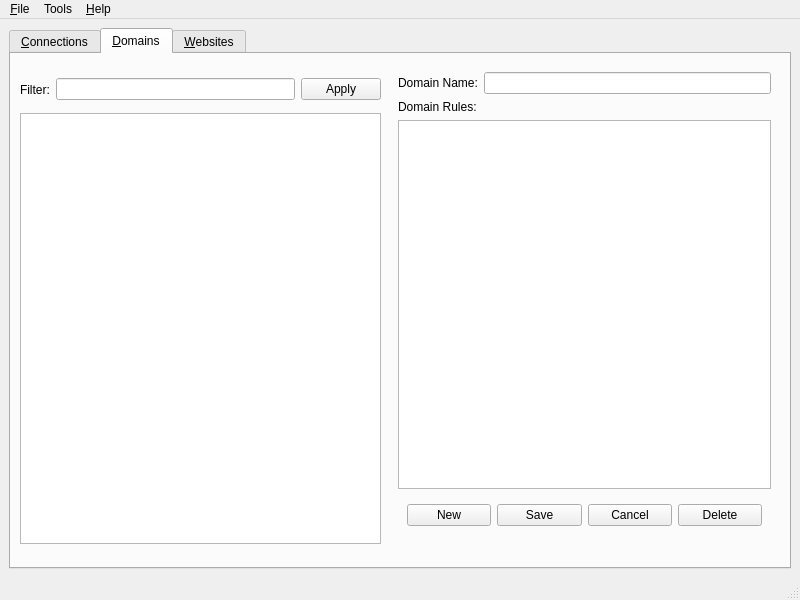
<?xml version="1.0" encoding="UTF-8"?>
<ui version="4.0">
 <class>MainWindow</class>
 <widget class="QMainWindow" name="MainWindow">
  <property name="geometry">
   <rect>
    <x>0</x>
    <y>0</y>
    <width>800</width>
    <height>600</height>
   </rect>
  </property>
  <property name="windowTitle">
   <string>MainWindow</string>
  </property>
  <widget class="QWidget" name="centralwidget">
   <layout class="QHBoxLayout" name="horizontalLayout">
    <item>
     <widget class="QTabWidget" name="tabWidget">
      <property name="enabled">
       <bool>true</bool>
      </property>
      <property name="tabPosition">
       <enum>QTabWidget::North</enum>
      </property>
      <property name="tabShape">
       <enum>QTabWidget::Rounded</enum>
      </property>
      <property name="currentIndex">
       <number>1</number>
      </property>
      <widget class="QWidget" name="tab_connections">
       <attribute name="title">
        <string>&amp;Connections</string>
       </attribute>
       <attribute name="toolTip">
        <string>&lt;!DOCTYPE HTML PUBLIC &quot;-//W3C//DTD HTML 4.0//EN&quot; &quot;http://www.w3.org/TR/REC-html40/strict.dtd&quot;&gt;
&lt;html&gt;&lt;head&gt;&lt;meta name=&quot;qrichtext&quot; content=&quot;1&quot; /&gt;&lt;style type=&quot;text/css&quot;&gt;
p, li { white-space: pre-wrap; }
&lt;/style&gt;&lt;/head&gt;&lt;body style=&quot; font-family:'Ubuntu'; font-size:11pt; font-weight:400; font-style:normal;&quot;&gt;
&lt;p style=&quot; margin-top:0px; margin-bottom:0px; margin-left:0px; margin-right:0px; -qt-block-indent:0; text-indent:0px;&quot;&gt;Connect to Snap! and Cassandra servers.&lt;/p&gt;
&lt;p style=&quot;-qt-paragraph-type:empty; margin-top:0px; margin-bottom:0px; margin-left:0px; margin-right:0px; -qt-block-indent:0; text-indent:0px;&quot;&gt;&lt;/p&gt;
&lt;p style=&quot; margin-top:0px; margin-bottom:0px; margin-left:0px; margin-right:0px; -qt-block-indent:0; text-indent:0px;&quot;&gt;&lt;span style=&quot; font-size:9pt;&quot;&gt;Note: You need to be connected to the Cassandra cluster in order to access the domain and website settings.&lt;/span&gt;&lt;/p&gt;&lt;/body&gt;&lt;/html&gt;</string>
       </attribute>
       <layout class="QGridLayout" name="gridLayout_3">
        <item row="0" column="0">
         <widget class="QFrame" name="verticalFrame">
          <property name="minimumSize">
           <size>
            <width>0</width>
            <height>20</height>
           </size>
          </property>
          <layout class="QVBoxLayout" name="verticalLayout">
           <item>
            <layout class="QGridLayout" name="gridLayout">
             <item row="1" column="1">
              <widget class="QLineEdit" name="snapServerHost">
               <property name="text">
                <string>192.168.1.1</string>
               </property>
              </widget>
             </item>
             <item row="2" column="1">
              <widget class="QLineEdit" name="snapServerPort">
               <property name="text">
                <string>4004</string>
               </property>
              </widget>
             </item>
             <item row="1" column="0">
              <widget class="QLabel" name="label_10">
               <property name="text">
                <string>Address</string>
               </property>
              </widget>
             </item>
             <item row="2" column="0">
              <widget class="QLabel" name="label_12">
               <property name="text">
                <string>Port</string>
               </property>
              </widget>
             </item>
             <item row="0" column="1">
              <widget class="QLabel" name="label_13">
               <property name="text">
                <string>Snap! Server</string>
               </property>
               <property name="alignment">
                <set>Qt::AlignCenter</set>
               </property>
              </widget>
             </item>
            </layout>
           </item>
           <item>
            <widget class="QFrame" name="horizontalFrame">
             <layout class="QHBoxLayout" name="horizontalLayout_12">
              <item>
               <widget class="QPushButton" name="snapTest">
                <property name="text">
                 <string>Test</string>
                </property>
               </widget>
              </item>
              <item>
               <widget class="QPushButton" name="snapStats">
                <property name="text">
                 <string>Statistics</string>
                </property>
               </widget>
              </item>
             </layout>
            </widget>
           </item>
          </layout>
         </widget>
        </item>
        <item row="0" column="1">
         <widget class="QListWidget" name="snapServerConsole"/>
        </item>
        <item row="1" column="0">
         <widget class="QFrame" name="verticalFrame_3">
          <layout class="QVBoxLayout" name="verticalLayout_5">
           <item>
            <layout class="QGridLayout" name="gridLayout_1">
             <item row="1" column="1">
              <widget class="QLineEdit" name="cassandraHost">
               <property name="text">
                <string>localhost</string>
               </property>
              </widget>
             </item>
             <item row="2" column="1">
              <widget class="QLineEdit" name="cassandraPort">
               <property name="text">
                <string>9160</string>
               </property>
              </widget>
             </item>
             <item row="1" column="0">
              <widget class="QLabel" name="label">
               <property name="text">
                <string>Address</string>
               </property>
              </widget>
             </item>
             <item row="2" column="0">
              <widget class="QLabel" name="label_2">
               <property name="text">
                <string>Port</string>
               </property>
              </widget>
             </item>
             <item row="0" column="1">
              <widget class="QLabel" name="label_3">
               <property name="text">
                <string>Cassandra</string>
               </property>
               <property name="alignment">
                <set>Qt::AlignCenter</set>
               </property>
              </widget>
             </item>
            </layout>
           </item>
           <item>
            <widget class="QFrame" name="horizontalFrame_1">
             <layout class="QHBoxLayout" name="horizontalLayout_2">
              <item>
               <widget class="QPushButton" name="cassandraConnect">
                <property name="text">
                 <string>Connect</string>
                </property>
               </widget>
              </item>
              <item>
               <widget class="QPushButton" name="cassandraDisconnect">
                <property name="text">
                 <string>Disconnect</string>
                </property>
               </widget>
              </item>
             </layout>
            </widget>
           </item>
          </layout>
         </widget>
        </item>
        <item row="1" column="1">
         <widget class="QListWidget" name="cassandraConsole"/>
        </item>
       </layout>
      </widget>
      <widget class="QWidget" name="tab_domains">
       <attribute name="title">
        <string>&amp;Domains</string>
       </attribute>
       <attribute name="toolTip">
        <string>Edit domain settings as defined in the Cassandra cluster</string>
       </attribute>
       <widget class="QListWidget" name="domainList">
        <property name="geometry">
         <rect>
          <x>9</x>
          <y>59</y>
          <width>361</width>
          <height>431</height>
         </rect>
        </property>
       </widget>
       <widget class="QFrame" name="verticalFrame_2">
        <property name="geometry">
         <rect>
          <x>378</x>
          <y>9</y>
          <width>391</width>
          <height>481</height>
         </rect>
        </property>
        <layout class="QVBoxLayout" name="verticalLayout_2">
         <item>
          <layout class="QHBoxLayout" name="horizontalLayout_3">
           <property name="topMargin">
            <number>0</number>
           </property>
           <item>
            <widget class="QLabel" name="label_4">
             <property name="text">
              <string>Domain Name:</string>
             </property>
            </widget>
           </item>
           <item>
            <widget class="QLineEdit" name="domainName"/>
           </item>
          </layout>
         </item>
         <item>
          <widget class="QLabel" name="label_5">
           <property name="text">
            <string>Domain Rules:</string>
           </property>
          </widget>
         </item>
         <item>
          <widget class="QTextEdit" name="domainRules"/>
         </item>
         <item>
          <widget class="QFrame" name="horizontalFrame_2">
           <layout class="QHBoxLayout" name="horizontalLayout_4">
            <item>
             <widget class="QPushButton" name="domainNew">
              <property name="text">
               <string>New</string>
              </property>
             </widget>
            </item>
            <item>
             <widget class="QPushButton" name="domainSave">
              <property name="text">
               <string>Save</string>
              </property>
             </widget>
            </item>
            <item>
             <widget class="QPushButton" name="domainCancel">
              <property name="text">
               <string>Cancel</string>
              </property>
             </widget>
            </item>
            <item>
             <widget class="QPushButton" name="domainDelete">
              <property name="text">
               <string>Delete</string>
              </property>
             </widget>
            </item>
           </layout>
          </widget>
         </item>
        </layout>
       </widget>
       <widget class="QWidget" name="horizontalLayoutWidget">
        <property name="geometry">
         <rect>
          <x>9</x>
          <y>20</y>
          <width>361</width>
          <height>31</height>
         </rect>
        </property>
        <layout class="QHBoxLayout" name="horizontalLayout_5">
         <item>
          <widget class="QLabel" name="label_8">
           <property name="text">
            <string>Filter:</string>
           </property>
          </widget>
         </item>
         <item>
          <widget class="QLineEdit" name="domainFilterString">
           <property name="toolTip">
            <string>&lt;html&gt;&lt;head/&gt;&lt;body&gt;&lt;p&gt;The filter allows you to limit the list of domains to a set that start with the given text. Only the beginning of the word is used. This filter requires a valid domain index.&lt;/p&gt;&lt;/body&gt;&lt;/html&gt;</string>
           </property>
          </widget>
         </item>
         <item>
          <widget class="QPushButton" name="domainFilter">
           <property name="text">
            <string>Apply</string>
           </property>
          </widget>
         </item>
        </layout>
       </widget>
      </widget>
      <widget class="QWidget" name="tab_websites">
       <attribute name="title">
        <string>&amp;Websites</string>
       </attribute>
       <attribute name="toolTip">
        <string>Edit websites settings as defined in the Cassandra cluster.</string>
       </attribute>
       <widget class="QListWidget" name="websiteList">
        <property name="geometry">
         <rect>
          <x>9</x>
          <y>9</y>
          <width>361</width>
          <height>481</height>
         </rect>
        </property>
       </widget>
       <widget class="QFrame" name="verticalFrame_4">
        <property name="geometry">
         <rect>
          <x>378</x>
          <y>9</y>
          <width>391</width>
          <height>481</height>
         </rect>
        </property>
        <layout class="QVBoxLayout" name="verticalLayout_3">
         <item>
          <layout class="QHBoxLayout" name="horizontalLayout_6">
           <property name="topMargin">
            <number>0</number>
           </property>
           <item>
            <widget class="QLabel" name="label_6">
             <property name="text">
              <string>Full Domain Name:</string>
             </property>
            </widget>
           </item>
           <item>
            <widget class="QLineEdit" name="fullDomainName"/>
           </item>
          </layout>
         </item>
         <item>
          <widget class="QLabel" name="label_7">
           <property name="text">
            <string>Website Rules:</string>
           </property>
          </widget>
         </item>
         <item>
          <widget class="QTextEdit" name="websiteRules"/>
         </item>
         <item>
          <widget class="QFrame" name="horizontalFrame_3">
           <layout class="QHBoxLayout" name="horizontalLayout_7">
            <item>
             <widget class="QPushButton" name="websiteNew">
              <property name="text">
               <string>New</string>
              </property>
             </widget>
            </item>
            <item>
             <widget class="QPushButton" name="websiteSave">
              <property name="text">
               <string>Save</string>
              </property>
             </widget>
            </item>
            <item>
             <widget class="QPushButton" name="websiteCancel">
              <property name="text">
               <string>Cancel</string>
              </property>
             </widget>
            </item>
            <item>
             <widget class="QPushButton" name="websiteDelete">
              <property name="text">
               <string>Delete</string>
              </property>
             </widget>
            </item>
           </layout>
          </widget>
         </item>
        </layout>
       </widget>
      </widget>
     </widget>
    </item>
   </layout>
  </widget>
  <widget class="QMenuBar" name="menubar">
   <property name="geometry">
    <rect>
     <x>0</x>
     <y>0</y>
     <width>800</width>
     <height>25</height>
    </rect>
   </property>
   <widget class="QMenu" name="menuFile">
    <property name="title">
     <string>&amp;File</string>
    </property>
    <addaction name="actionQuit"/>
   </widget>
   <widget class="QMenu" name="menuHelp">
    <property name="title">
     <string>&amp;Help</string>
    </property>
    <addaction name="actionSnap_Manager_Help"/>
    <addaction name="separator"/>
    <addaction name="actionAbout_Snap_Manager"/>
   </widget>
   <widget class="QMenu" name="menuTools">
    <property name="title">
     <string>Tools</string>
    </property>
    <addaction name="actionResetDomainsIndex"/>
    <addaction name="actionResetWebsitesIndex"/>
    <addaction name="separator"/>
    <addaction name="actionDecodeUTF8"/>
   </widget>
   <addaction name="menuFile"/>
   <addaction name="menuTools"/>
   <addaction name="menuHelp"/>
  </widget>
  <widget class="QStatusBar" name="statusbar"/>
  <action name="actionQuit">
   <property name="text">
    <string>&amp;Quit</string>
   </property>
   <property name="toolTip">
    <string>Quit the application</string>
   </property>
   <property name="shortcut">
    <string>Ctrl+Q</string>
   </property>
   <property name="menuRole">
    <enum>QAction::QuitRole</enum>
   </property>
  </action>
  <action name="actionSnap_Manager_Help">
   <property name="text">
    <string>Snap! Manager &amp;Help</string>
   </property>
   <property name="shortcut">
    <string>F1</string>
   </property>
  </action>
  <action name="actionAbout_Snap_Manager">
   <property name="text">
    <string>&amp;About Snap! Manager</string>
   </property>
  </action>
  <action name="actionDecodeUTF8">
   <property name="text">
    <string>De&amp;code UTF-8</string>
   </property>
   <property name="toolTip">
    <string>Decode/Encode raw UTF-8 from Cassandra</string>
   </property>
   <property name="shortcut">
    <string>Ctrl+D</string>
   </property>
  </action>
  <action name="actionResetWebsitesIndex">
   <property name="enabled">
    <bool>false</bool>
   </property>
   <property name="text">
    <string>Reset &amp;Websites Index</string>
   </property>
   <property name="toolTip">
    <string>Rebuilds the index of all your websites</string>
   </property>
  </action>
  <action name="actionResetDomainsIndex">
   <property name="enabled">
    <bool>false</bool>
   </property>
   <property name="text">
    <string>Reset &amp;Domains Index</string>
   </property>
  </action>
 </widget>
 <resources/>
 <connections>
  <connection>
   <sender>actionQuit</sender>
   <signal>activated()</signal>
   <receiver>MainWindow</receiver>
   <slot>close()</slot>
   <hints>
    <hint type="sourcelabel">
     <x>-1</x>
     <y>-1</y>
    </hint>
    <hint type="destinationlabel">
     <x>399</x>
     <y>299</y>
    </hint>
   </hints>
  </connection>
 </connections>
</ui>
